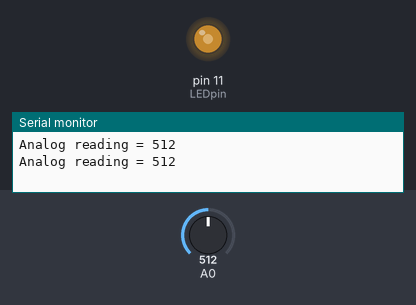
Bench run of a sketch on a simulated Arduino Uno, built with avr-gcc and run on an emulated ATmega328P. Parts: output pins drawn as LEDs (lit = HIGH), the last lines printed to the serial monitor. The test bench sets the inputs (shaded band); at power-on: A0 = 512.

Above: at 1.8 s.
1.9 s: A0 set to 716
At 2.7 s:
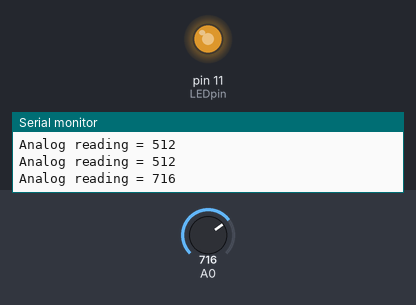
3.5 s: A0 set to 900
At 5.2 s:
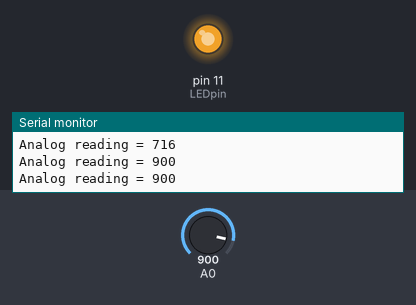
5.5 s: A0 set to 122
At 7.0 s:
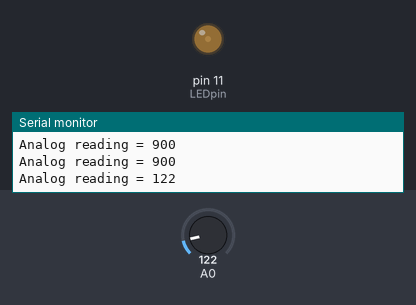
7.5 s: A0 set to 0
At 8.6 s:
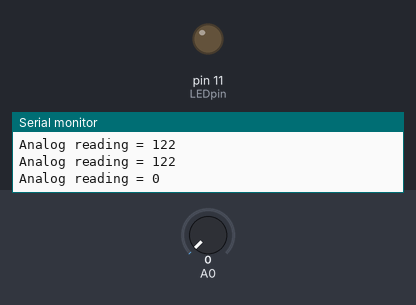
9.5 s: A0 set to 511
At 11.3 s:
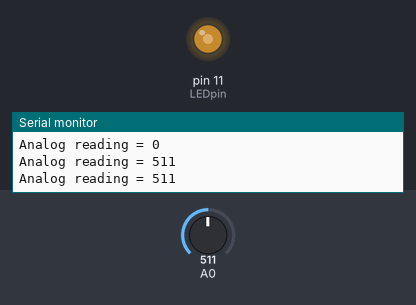
Timing chart, 0 to 12.5 s (numbered marks = the images above; inputs shaded):
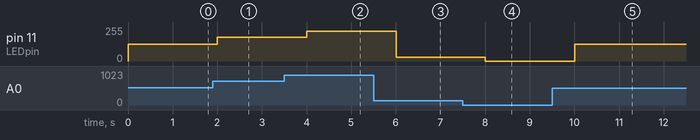

The sketch:

Lab_3_A.ino
```cpp
/* Photocell simple testing sketch.

Connect one end of the photocell to 5V, the other end to Analog 0.
Then connect one end of a 10K resistor from Analog 0 to ground
Connect LED from pin 11 through a resistor to ground
For more information see http://learn.adafruit.com/photocells */
 #include <avr/io.h>
int photocellPin = 0;     // the cell and 10K pulldown are connected to a0
int photocellReading;     // the analog reading from the sensor divider
int LEDpin = 11;          // connect Red LED to pin 11 (PWM pin)
int LEDbrightness;        //
void setup(void) {
  // send debugging information via the Serial monitor
  Serial.begin(9600);

  // FOR AnalogRead
  // Set ADC reference voltage to AVCC (5V)
  ADMUX |= (1 << REFS0);
  // Enable ADC and set prescaler to 128 (ADC clock = F_CPU / 128)
  ADCSRA |= (1 << ADEN) | (1 << ADPS2) | (1 << ADPS1) | (1 << ADPS0);
}

// Function to read ADC value from channel 0
uint16_t AnalogRead() {
    // Select ADC channel 0
    ADMUX &= ~(1 << MUX0);
    // Start ADC conversion
    ADCSRA |= (1 << ADSC);
    // Wait for conversion to complete
    while (ADCSRA & (1 << ADSC));
    // Return ADC result (10-bit resolution)
    return ADC;
}

void loop(void) {

  // FOR ANALOG_READ
  photocellReading = AnalogRead();

  // photocellReading = analogRead(photocellPin);  // Arduino's version

  Serial.print("Analog reading = ");
  Serial.println(photocellReading);     // the raw analog reading


  //now we have to map 0-1023 to 0-255 since thats the range analogWrite uses
  LEDbrightness = map(photocellReading, 0, 1023, 0, 255);
  analogWrite(LEDpin, LEDbrightness);

  delay(1000);
}
```

Measured:
- after the input at 1.9 s, pin 11 (LEDpin): 127/255 → 178/255 after 0.10 s
- after the input at 3.5 s, pin 11 (LEDpin): 178/255 → 224/255 after 0.50 s
- after the input at 5.5 s, pin 11 (LEDpin): 224/255 → 30/255 after 0.50 s
- after the input at 7.5 s, pin 11 (LEDpin): 30/255 → 0/255 after 0.50 s
- after the input at 9.5 s, pin 11 (LEDpin): 0/255 → 127/255 after 0.51 s
